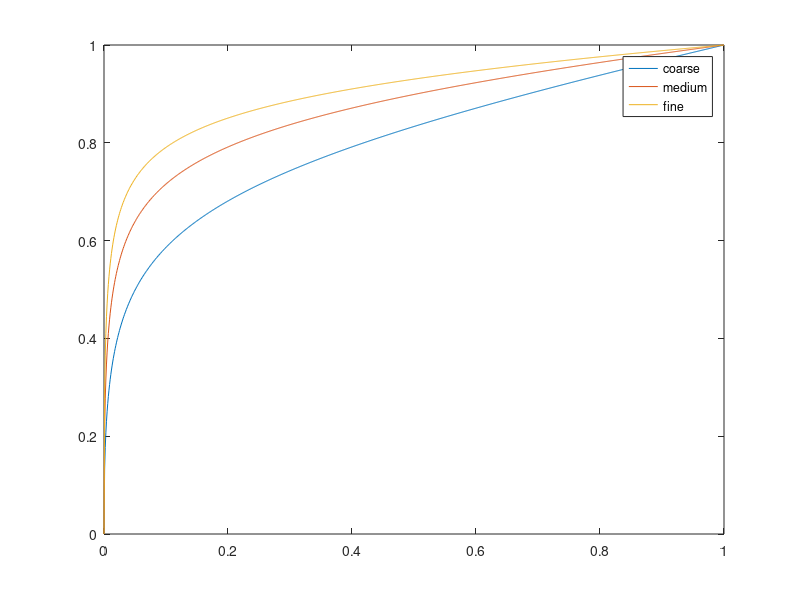

Here is the MATLAB script that generated this plot:
clear
% fine sandy F10
% calculate k_vr_c

delta_a=2e-3;%thickness of air boundary layer
r_0=1e-4;%radius of pore


K_vr_1=[];

for theta_1=0:0.001:1
    
    r_p=0.7e-3;
    
    k_vr_1=1/(1+(r_0/delta_a+r_p/delta_a)*(1/(2*sqrt(theta_1))-sqrt(theta_1)+0.5));
    K_vr_1=[K_vr_1,k_vr_1];

end

K_vr_2=[];
for theta_2=0:0.001:1
    
    r_p=0.35e-3;
    
    k_vr_2=1/(1+(r_0/delta_a+r_p/delta_a)*(1/(2*sqrt(theta_2))-sqrt(theta_2)+0.5));
    K_vr_2=[K_vr_2,k_vr_2];

end

K_vr_3=[];
for theta_3=0:0.001:1
    
    r_p=0.2e-3;
    
    k_vr_3=1/(1+(r_0/delta_a+r_p/delta_a)*(1/(2*sqrt(theta_3))-sqrt(theta_3)+0.5));
    K_vr_3=[K_vr_3,k_vr_3];

end


n=0:0.001:1;

plot (n,K_vr_1);
hold on;
plot (n,K_vr_2);
hold on;
plot (n,K_vr_3);
legend('coarse','medium','fine');

% xlim([0.09 1.01]);
% ylim([0.5 1.01]);
% set(gca,'XDir','reverse');      